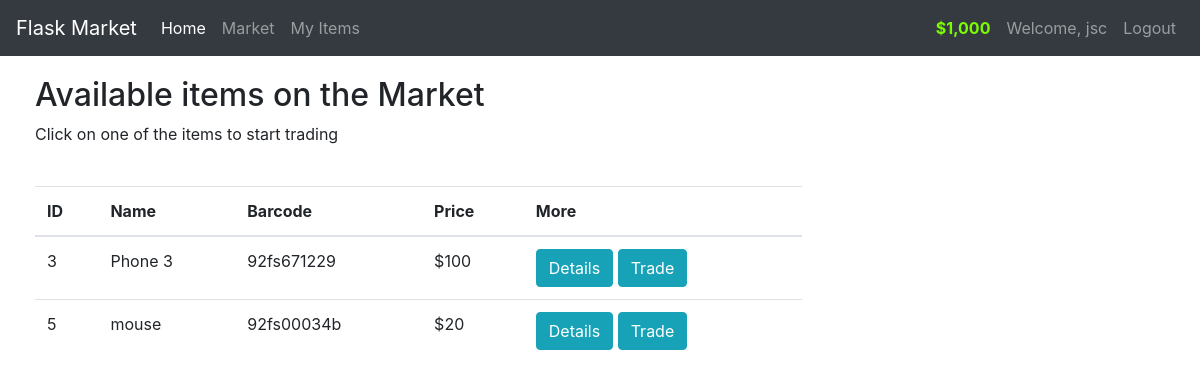
The app's page /market (signed in) with its own data.
### market/models.py (models this page shows, shortened)
class User(db.Model, UserMixin):
    id = db.Column(db.Integer(), primary_key=True)
    username = db.Column(db.String(length=30), nullable=False, unique=True)
    email_address = db.Column(db.String(length=50), nullable=False, unique=True)
    password_hash = db.Column(db.String(length=60), nullable=False)
    budget = db.Column(db.Integer(), nullable=False, default=1000)
    items = db.relationship('Item', backref='owned_user', lazy=True)
    @property
    def prettier_budget(self):
        if len(str(self.budget)) >= 4:
            return f'${str(self.budget)[:-3]},{str(self.budget)[-3:]}'
        else:
            return f"${self.budget}"
    @property
    def password(self):
        return self.password

class Item(db.Model):
    id = db.Column(db.Integer(), primary_key=True)
    name = db.Column(db.String(length=30), nullable=False)
    price = db.Column(db.Integer(), nullable=False)
    barcode = db.Column(db.String(length=12), nullable=False, unique=True)
    description = db.Column(db.String(length=1024), nullable=False)
    owner = db.Column(db.Integer(), db.ForeignKey('user.id'))

### market/routes.py (the view, shortened to what this page needs)
@app.route('/market', methods=['GET', 'POST'])
@login_required
def market_page():
    purchase_form = PurchaseItemForm()
    if request.method == "GET":
        items = Item.query.filter_by(owner=None)
        return render_template('market.html', items=items, purchase_form=purchase_form)

### market/models.py (called while the page is built)
@login_manager.user_loader
def load_user(user_id):
    return User.query.get(int(user_id))

### market/templates/market.html (shortened to what this page needs)
{% extends 'base.html' %}
{% block content %}
<div class="row" style="margin-top:20px; margin-left:20px">
    <div class="col-8">
        <h2>Available items on the Market</h2>
        <p>Click on one of the items to start trading</p>
        <br>
        <table class="table table-hover">
            <thead>
                <tr>
                    <th scope="col">ID</th>
                    <th scope="col">Name</th>
                    <th scope="col">Barcode</th>
                    <th scope="col">Price</th>
                    <th scope="col">More</th>
                </tr>
            </thead>
            <tbody>
                {% for item in items %}
                <tr>
                    <td>{{ item.id }}</td>
                    <td>{{ item.name }}</td>
                    <td>{{ item.barcode }}</td>
                    <td>${{ item.price }}</td>
                    <td>
                        <button class="btn btn-outline btn-info" data-toggle="modal"
                            data-target="#Modal-MoreInfo-{{ item.id }}">Details</button>
                        <button class="btn btn-outline btn-info" data-toggle="modal"
                            data-target="#Modal-PurchaseConfirm-{{ item.id }}">Trade</button>
                    </td>
                </tr>
                {% endfor %}
            </tbody>
        </table>
    </div>
</div>
{% endblock %}

### market/templates/base.html (shortened to what this page needs)
<!doctype html>
<html lang="en">
<head>
    <link rel="stylesheet" href="https://cdn.jsdelivr.net/npm/bootstrap@4.5.3/dist/css/bootstrap.min.css"
>
</head>
<body>
    <nav class="navbar navbar-expand-md navbar-dark bg-dark">
        <a class="navbar-brand" href="#">Flask Market</a>
        <div class="collapse navbar-collapse" id="navbarNav">
            <ul class="navbar-nav mr-auto">
                <li class="nav-item active">
                    <a class="nav-link" href="{{ url_for('home_page') }}">Home </a>
                </li>
                <li class="nav-item">
                    <a class="nav-link" href="{{ url_for('market_page') }}">Market</a>
                </li>
                <li class="nav-item">
                    <a class="nav-link" href="{{ url_for('items_page') }}">My Items</a>
                </li>
            </ul>
            {% if current_user.is_authenticated %}
            <ul class="navbar-nav">
                <li class="nav-item">
                    <a class="nav-link" style="color: lawngreen; font-weight: bold">
                        {{ current_user.prettier_budget }}
                    </a>
                </li>
                <li class="nav-item">
                    <a class="nav-link">Welcome, {{ current_user.username }}</a>
                </li>
                <li class="nav-item">
                    <a class="nav-link" href="{{ url_for('logout_page') }}">Logout</a>
                </li>
            </ul>
            {% endif %}
        </div>
    </nav>
    {% block content %}
    {% endblock %}
</body>
</html>

### records on screen
User: prettier_budget "$1,000", username "jsc"
Item: id "3", name "Phone 3", barcode "92fs671229", price "100"
Item: id "5", name "mouse", barcode "92fs00034b", price "20"
